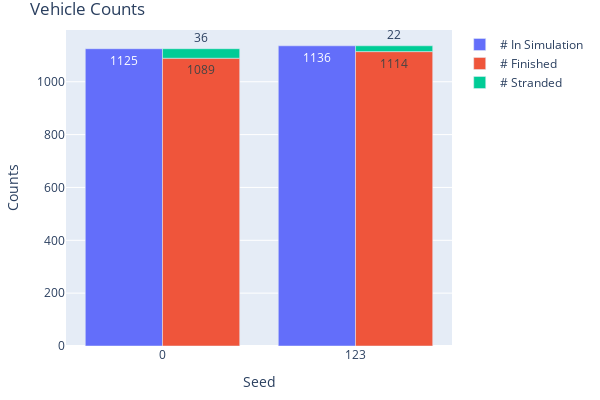

Here is the notebook cell this chart was saved with:
### Markdown cell above
#### 5.1 Vehicle Counts

### Code cell
fig = go.Figure(
    data=[
        go.Bar(
            name="# In Simulation",
            x=count_stats['param_value'],
            y=count_stats['sim_count'],
            offsetgroup=0,
            text=count_stats['sim_count'],
            textposition='auto',
        ),
        go.Bar(
            name="# Finished",
            x=count_stats['param_value'],
            y=count_stats['fin_count'],
            offsetgroup=1,
            text=count_stats['fin_count'],
            textposition='auto',
        ),
        go.Bar(
            name="# Stranded",
            x=count_stats['param_value'],
            y=count_stats['str_count'],
            offsetgroup=1,
            base=count_stats['fin_count'],
            text=count_stats['str_count'],
            textposition='auto',
        )
    ],
    layout=go.Layout(
        title="Vehicle Counts",
        yaxis_title="Counts", 
        xaxis_title="Seed", width=600, height=400
        
    )
)
fig.update_xaxes(type='category')
fig.update_layout(margin=dict(l=20, r=20, t=30, b=20), uniformtext_minsize=8, uniformtext_mode='hide')
fig.show()

### Figure 1 — Plotly figure (JSON) as saved in the notebook; plotly's stock layout.template omitted (floating-point values rounded to 4 significant figures)
{"data": [{"name": "# In Simulation", "offsetgroup": "0", "text": [1125, 1136], "textposition": "auto", "type": "bar", "x": ["0", "123"], "y": [1125, 1136]}, {"name": "# Finished", "offsetgroup": "1", "text": [1089, 1114], "textposition": "auto", "type": "bar", "x": ["0", "123"], "y": [1089, 1114]}, {"base": [1089, 1114], "name": "# Stranded", "offsetgroup": "1", "text": [36, 22], "textposition": "auto", "type": "bar", "x": ["0", "123"], "y": [36, 22]}], "layout": {"height": 400, "margin": {"b": 20, "l": 20, "r": 20, "t": 30}, "title": {"text": "Vehicle Counts"}, "uniformtext": {"minsize": 8, "mode": "hide"}, "width": 600, "xaxis": {"autorange": true, "range": [-0.5, 1.5], "title": {"text": "Seed"}, "type": "category"}, "yaxis": {"autorange": true, "range": [0, 1196.0], "title": {"text": "Counts"}, "type": "linear"}}}
